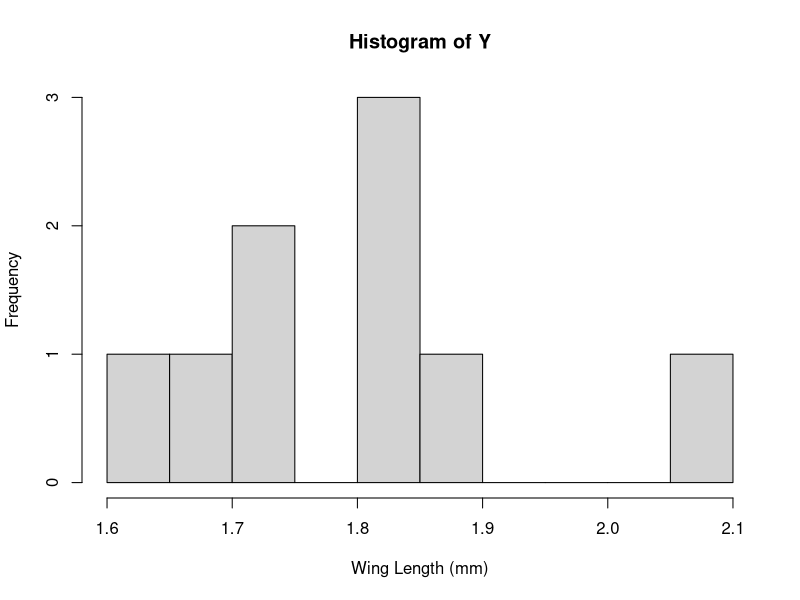
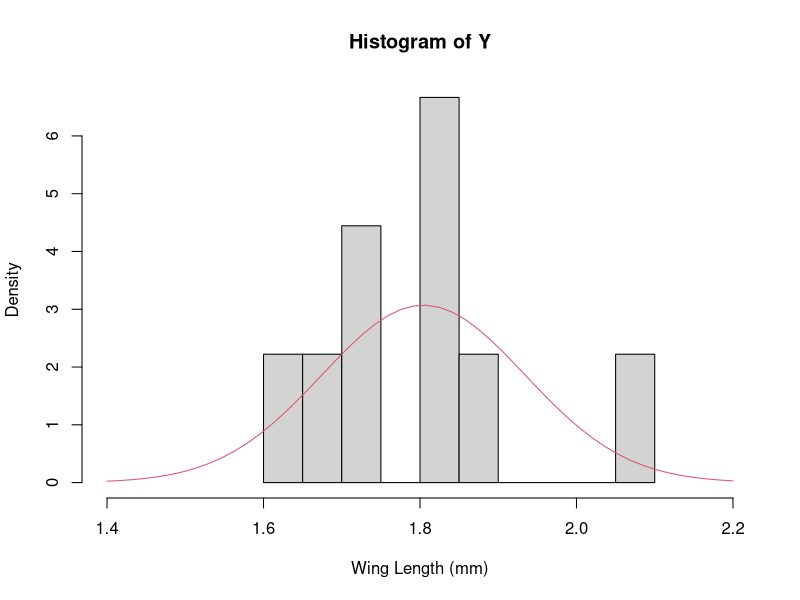
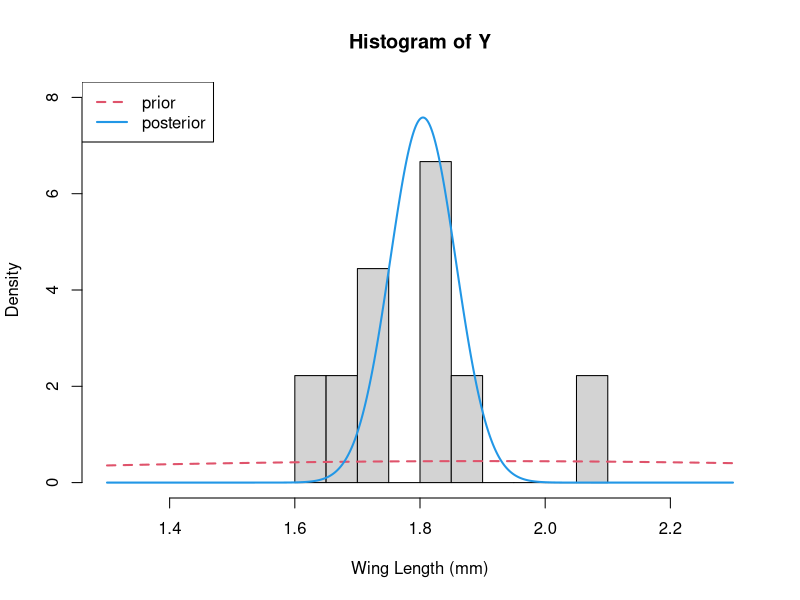

Write the R code that produced these figures, in order.
## ---- chunk 1
knitr::opts_chunk$set(echo = TRUE)
## ---- chunk 2
# Load data
WL.data <- read.csv("../data/MidgeWingLength.csv")
Y <- WL.data$WingLength
n <- length(Y)

hist(Y,breaks=10,xlab="Wing Length (mm)") 
## ---- chunk 3
m<-sum(Y)/n
s2<-sum((Y-m)^2)/(n-1)
round(c(m, s2), 3)
## ---- chunk 4
x<-seq(1.4,2.2, length=50)
hist(Y,breaks=10,xlab="Wing Length (mm)", xlim=c(1.4, 2.2), freq=FALSE) 
lines(x, dnorm(x, mean=m, sd=sqrt(s2)), col=2)
## ---- chunk 5
tau.post<-function(tau, tau0, n){n*tau + tau0}
mu.post<-function(Ybar, mu0, sig20, sig2, n){
  weight<-sig2+n*sig20
  
  return(n*sig20*Ybar/weight + sig2*mu0/weight)
}
## ---- chunk 6
mu0 <- 1.9
s20 <- 0.8
s2<- 0.025 ## "true" variance

mp<-mu.post(Ybar=m, mu0=mu0, sig20=s20, sig2=s2, n=n)
tp<-tau.post(tau=1/s2, tau0=1/s20, n=n)
## ---- chunk 7
x<-seq(1.3,2.3, length=1000)
hist(Y,breaks=10,xlab="Wing Length (mm)", xlim=c(1.3, 2.3),
     freq=FALSE, ylim=c(0,8)) 
lines(x, dnorm(x, mean=mu0, sd=sqrt(s20)), col=2, lty=2, lwd=2) ## prior
lines(x, dnorm(x, mean=mp, sd=sqrt(1/tp)), col=4, lwd=2) ## posterior
legend("topleft", legend=c("prior", "posterior"), col=c(2,4), lty=c(2,1), lwd=2)
